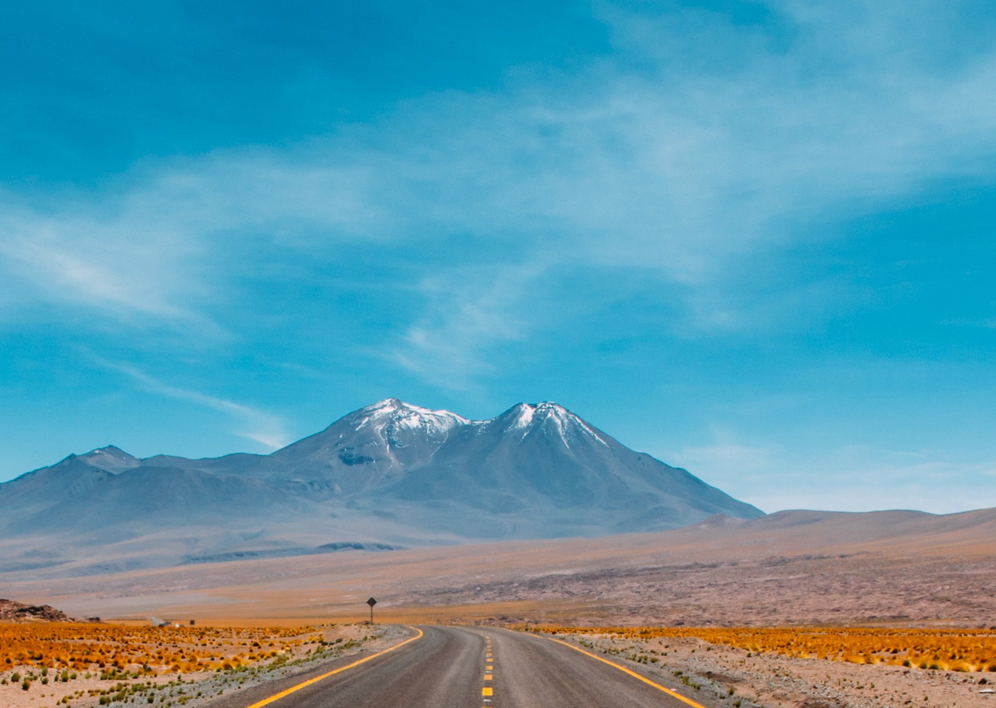
#> input picture frontend/src/imgs/bg-image.png, 996 x 708 px, shrunk from 1440 x 1024 before the run, found by its file name
$ python crop.py
#> lines starting #> are read from the running program, lines starting #| are printed output that depends on the picture
import cv2 as cv
import numpy as np

im = cv.imread('/home/dwight/UTFPR/Tópicos em Eng de Sof/projeto/frontend/src/imgs/bg-image.png')
#> im is the input picture: shape (708, 996, 3); mean B, G, R 173.2, 153.8, 92
im = im[:100, :]
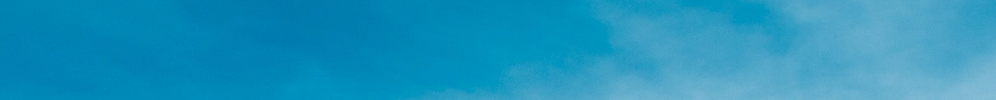
#> im: shape (100, 996, 3); mean B, G, R 188.6, 148, 31.1

cv.imshow('im', im)
cv.waitKey()

cv.imwrite('/home/dwight/UTFPR/Tópicos em Eng de Sof/projeto/frontend/src/imgs/bg-image2.png', im)
